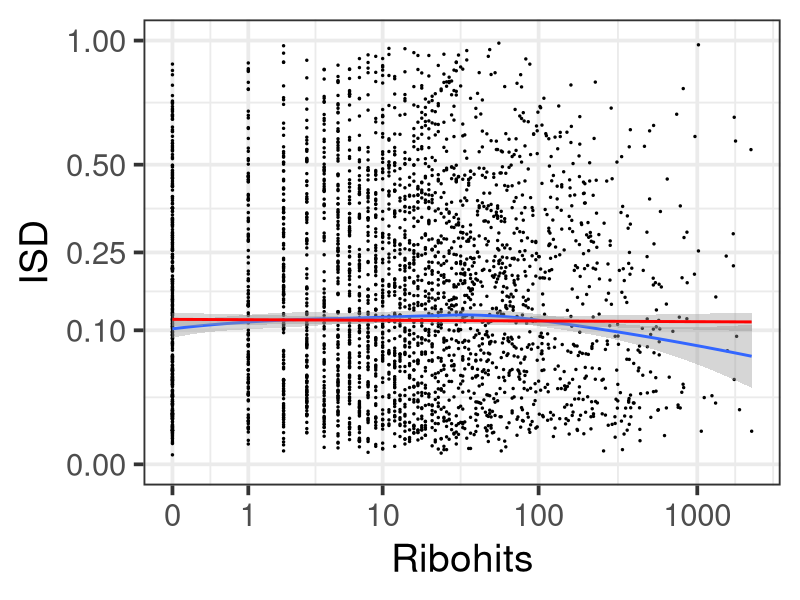
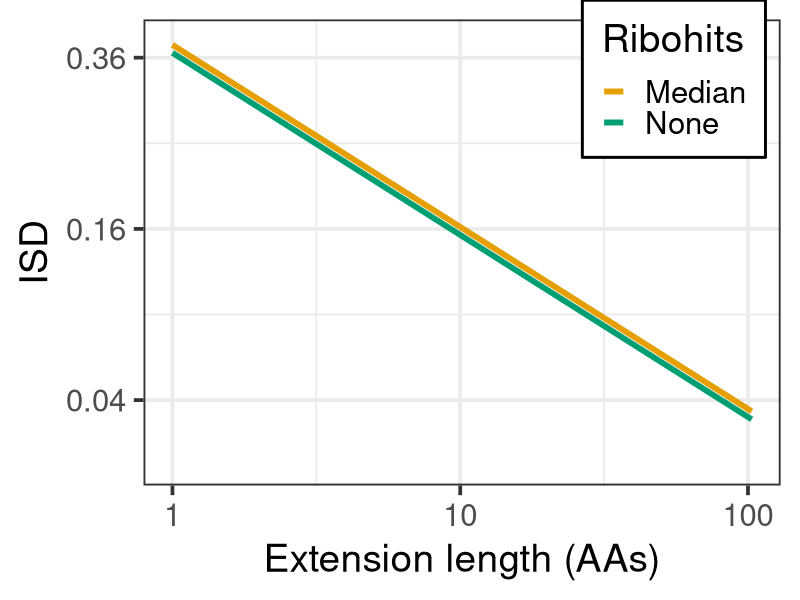
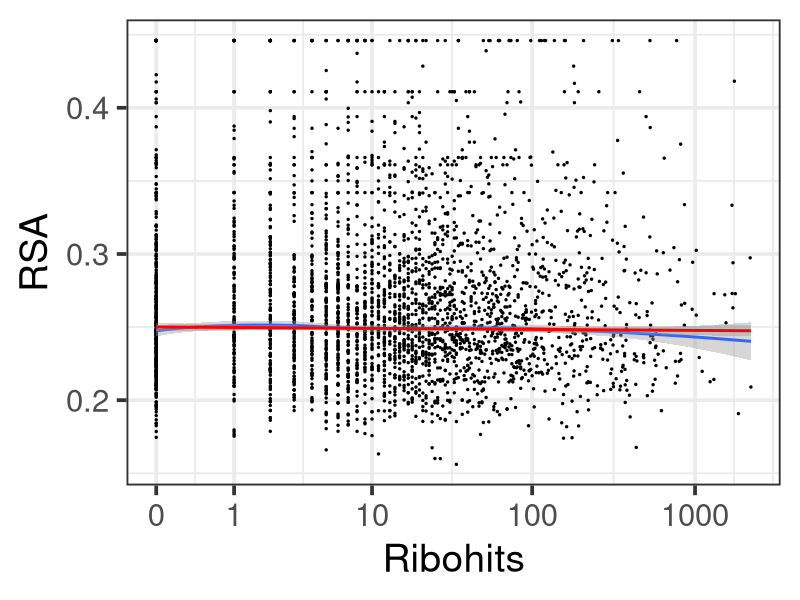
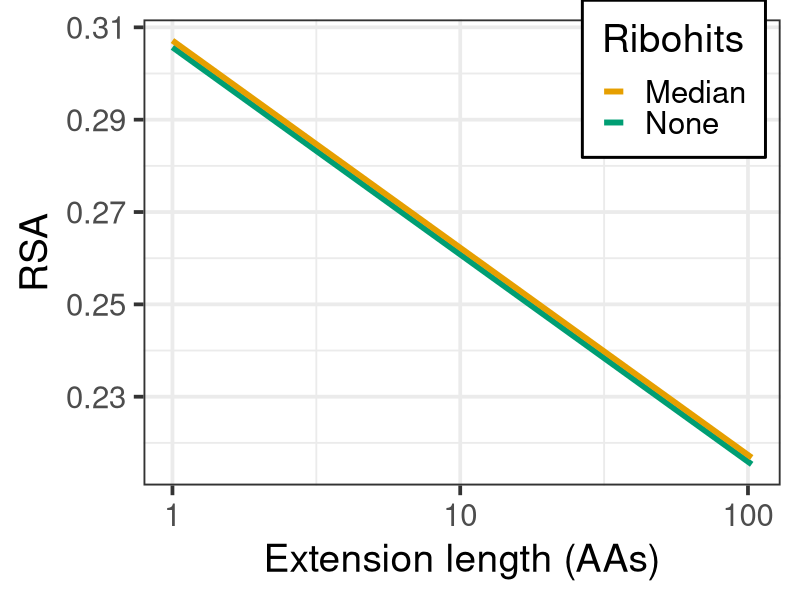
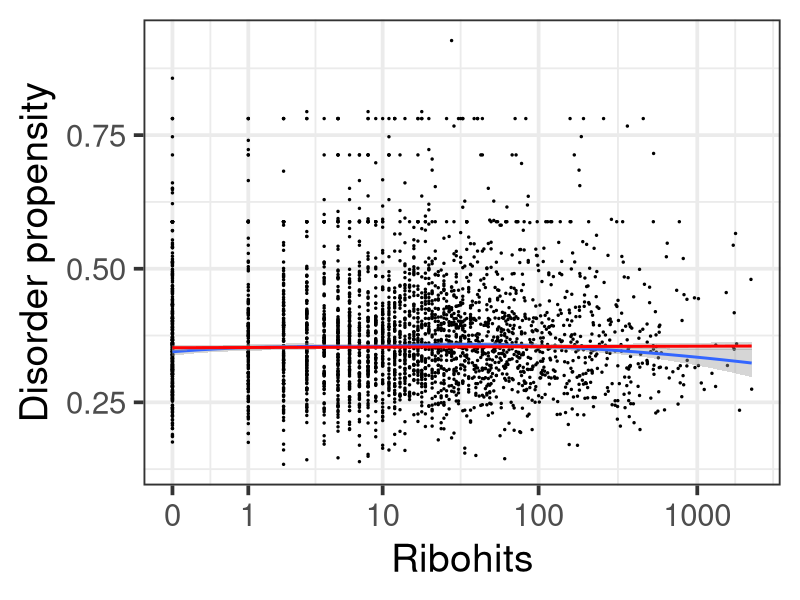
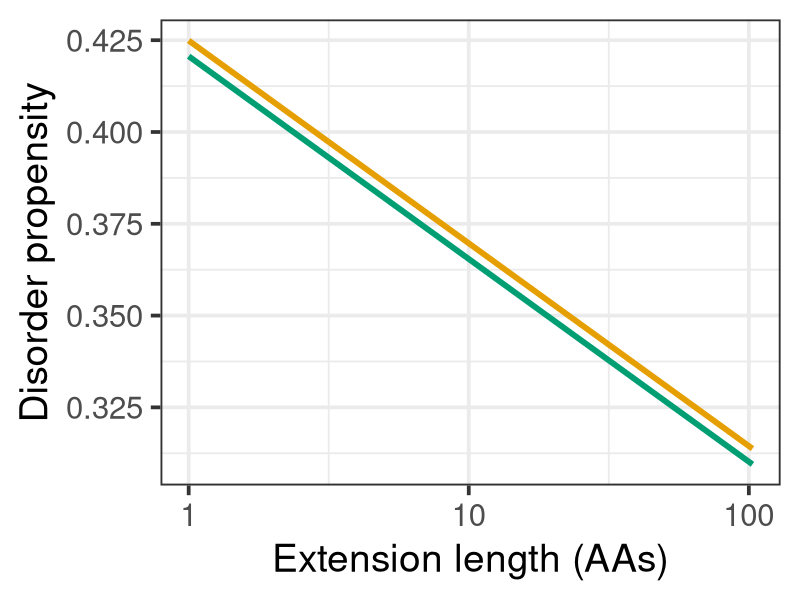
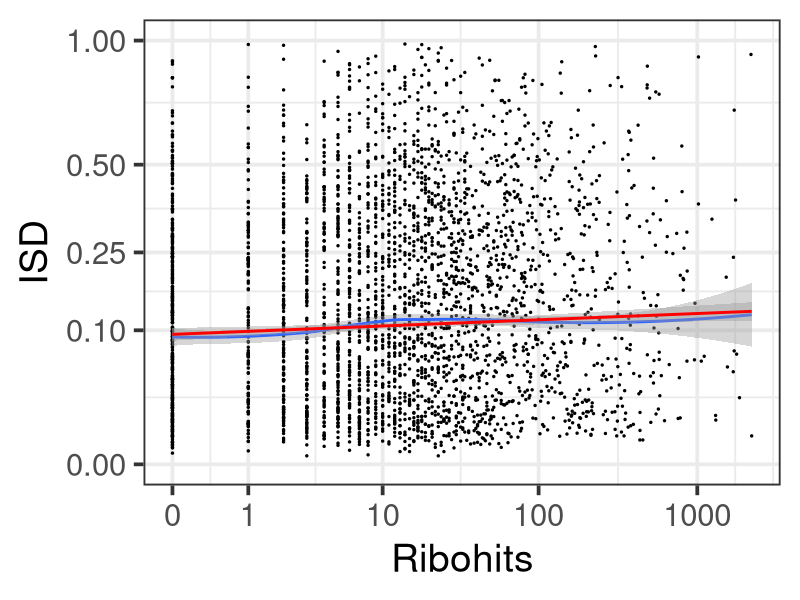
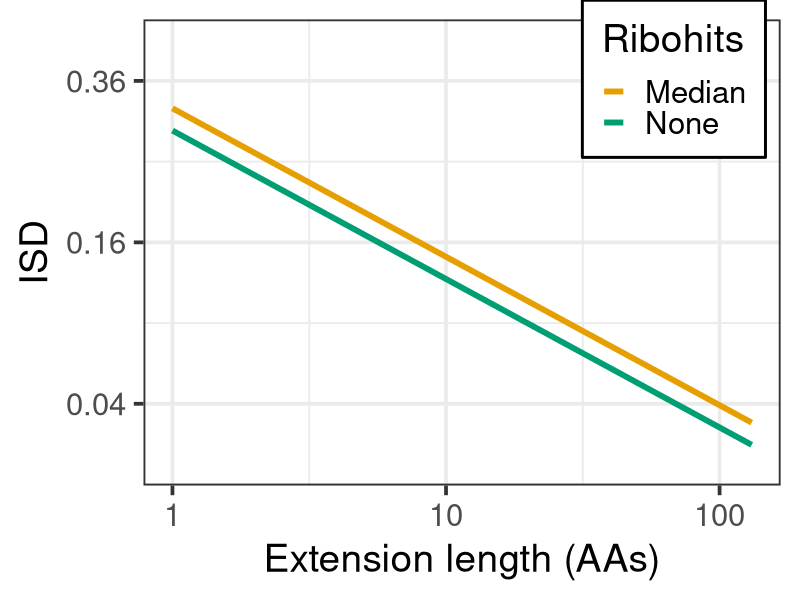

Reproduce these figures in R, in order.
# Supplement frameshifts.

# Load packages.
library(tidyverse)

# Reading data.
ribohits.data <- read_tsv(file = "Data/ribohits_data_11-13-19.tab")
ribohits.data

# Today's date.
today.date <- "12-3-19"
working.dir <- "Scripts/Figures/"
med.ribo <- log10(median(ribohits.data[ribohits.data$Fragile == 0,]$Ribohits.summed + 0.5, na.rm = T))
no.ribo <- log10(0.5)
cbPalette <- c("#000000", "#E69F00", "#56B4E9", "#009E73", "#F0E442", "#0072B2", "#D55E00", "#CC79A7")

# Excluding genes lacking at least one backup stop codon.
ribo.nofragile <- ribohits.data[ribohits.data$Fragile == 0,]

# Plus 1 extensions first.
p1.orig.lm <- lm(
  data = ribo.nofragile,
  formula = sqrt(ISD.p1.iupred2) ~ log10(Ribohits.summed + 0.5) + log10(Length.p1),
  weights = Length.p1
)
summary(p1.orig.lm)
p1.orig.lrt <- drop1(p1.orig.lm, test = "Chisq")
p1.orig.lrt$`Pr(>Chi)`

p1.rsa.lm <- lm(
  data = ribo.nofragile,
  formula = RSA.p1 ~ log10(Ribohits.summed + 0.5) + log10(Length.p1),
  weights = Length.p1
)
summary(p1.rsa.lm)
p1.rsa.lrt <- drop1(p1.rsa.lm, test = "Chisq")
p1.rsa.lrt$`Pr(>Chi)`

p1.disprop.lm <- lm(
  data = ribo.nofragile,
  formula = Disprop.p1 ~ log10(Ribohits.summed + 0.5) + log10(Length.p1),
  weights = Length.p1
)
summary(p1.disprop.lm)
p1.disprop.lrt <- drop1(p1.disprop.lm, test = "Chisq")
p1.disprop.lrt$`Pr(>Chi)`

# Plotting.
p1.ribo.isd.plot.filename <- paste(working.dir, "ISD_ribo_p1_", today.date, ".png", sep = "")
png(filename = p1.ribo.isd.plot.filename, height = 500, width = 500)
ggplot(
  data = ribo.nofragile,
  aes(
    x = log10(Ribohits.summed + 0.5),
    y = sqrt(ISD.p1.iupred2),
    weight = Length.p1
  )
) +
  geom_point(size = 0.5) +
  geom_smooth(method = "loess") +
  geom_smooth(method = "lm", color = "red") +
  xlab("Ribohits") +
  ylab("ISD") +
  scale_y_continuous(limits = c(0, 1),
                     breaks = sqrt(c(0, 0.1, 0.25, 0.5, 1)),
                     labels = c("0.00", "0.10", "0.25", "0.50", "1.00")) +
  scale_x_continuous(breaks = log10(c(0.5, 1.5, 10.5, 100.5, 1000.5)),
                     labels = c(0, 1, 10, 100, 1000)) +
  theme_bw(base_size = 28)
dev.off()

p1.length.isd.plot.filename <- paste(working.dir, "ISD_length_p1_", today.date, ".png", sep = "")
png(filename = p1.length.isd.plot.filename, height = 500, width = 500)
ggplot(
  data = ribo.nofragile,
  aes(
    x = log10(Length.p1),
    y = sqrt(ISD.p1.iupred2),
    color = Ribohits
  )
) +
  stat_function(fun = function(x)p1.orig.lm$coefficients[1]+p1.orig.lm$coefficients[3]*x+no.ribo*p1.orig.lm$coefficients[2],
                geom = "line", aes(color = "No"), size = 2) +
  stat_function(fun = function(x)p1.orig.lm$coefficients[1]+p1.orig.lm$coefficients[3]*x+med.ribo*p1.orig.lm$coefficients[2],
                geom = "line", aes(color = "Yes"), size = 2) +
  xlab("Extension length (AAs)") +
  ylab("ISD") +
  scale_x_continuous(breaks = log10(c(1, 10, 100)),
                     labels = c(1, 10, 100)) +
  scale_y_continuous(breaks = sqrt(c(0.04, 0.16, 0.36)),
                     labels = c(0.04, 0.16, 0.36),
                     limits = c(0.125, 0.62)) +
  theme_bw(base_size = 28) +
  scale_color_manual(limits = c("Yes", "No"), labels = c("Median", "None"), values = cbPalette[c(2,4)]) +
  theme(legend.position = c(0.8325, 0.8725),
        legend.background = element_rect(fill = "white", size = 1, linetype = "solid", color = "black"))
dev.off()

p1.ribo.rsa.plot.filename <- paste(working.dir, "RSA_ribo_p1_", today.date, ".png", sep = "")
png(filename = p1.ribo.rsa.plot.filename, height = 500, width = 500)
ggplot(
  data = ribo.nofragile,
  aes(
    x = log10(Ribohits.summed + 0.5),
    y = RSA.p1,
    weight = Length.p1
  )
) +
  geom_point(size = 0.5) +
  geom_smooth(method = "loess") +
  geom_smooth(method = "lm", color = "red") +
  xlab("Ribohits") +
  ylab("RSA") +
  scale_x_continuous(breaks = log10(c(0.5, 1.5, 10.5, 100.5, 1000.5)),
                     labels = c(0, 1, 10, 100, 1000)) +
  theme_bw(base_size = 28)
dev.off()

p1.length.rsa.plot.filename <- paste(working.dir, "RSA_length_p1_", today.date, ".png", sep = "")
png(filename = p1.length.rsa.plot.filename, height = 500, width = 500)
ggplot(
  data = ribo.nofragile,
  aes(
    x = log10(Length.p1),
    y = RSA.p1,
    color = Ribohits
  )
) +
  stat_function(fun = function(x)p1.rsa.lm$coefficients[1]+p1.rsa.lm$coefficients[3]*x+no.ribo*p1.rsa.lm$coefficients[2],
                geom = "line", aes(color = "No"), size = 2) +
  stat_function(fun = function(x)p1.rsa.lm$coefficients[1]+p1.rsa.lm$coefficients[3]*x+med.ribo*p1.rsa.lm$coefficients[2],
                geom = "line", aes(color = "Yes"), size = 2) +
  xlab("Extension length (AAs)") +
  ylab("RSA") +
  scale_x_continuous(breaks = log10(c(1, 10, 100)),
                     labels = c(1, 10, 100)) +
  theme_bw(base_size = 28) +
  scale_color_manual(limits = c("Yes", "No"), labels = c("Median", "None"), values = cbPalette[c(2,4)]) +
  theme(legend.position = c(0.8325, 0.8725),
        legend.background = element_rect(fill = "white", size = 1, linetype = "solid", color = "black"))
dev.off()

p1.ribo.disprop.plot.filename <- paste(working.dir, "Disprop_ribo_p1_", today.date, ".png", sep = "")
png(filename = p1.ribo.disprop.plot.filename, height = 500, width = 500)
ggplot(
  data = ribo.nofragile,
  aes(
    x = log10(Ribohits.summed + 0.5),
    y = Disprop.p1,
    weight = Length.p1
  )
) +
  geom_point(size = 0.5) +
  geom_smooth(method = "loess") +
  geom_smooth(method = "lm", color = "red") +
  xlab("Ribohits") +
  ylab("Disorder propensity") +
  scale_x_continuous(breaks = log10(c(0.5, 1.5, 10.5, 100.5, 1000.5)),
                     labels = c(0, 1, 10, 100, 1000)) +
  theme_bw(base_size = 28)
dev.off()

p1.length.disprop.plot.filename <- paste(working.dir, "Disprop_length_p1_", today.date, ".png", sep = "")
png(filename = p1.length.disprop.plot.filename, height = 500, width = 500)
ggplot(
  data = ribo.nofragile,
  aes(
    x = log10(Length.p1),
    y = Disprop.p1,
    color = Ribohits
  )
) +
  stat_function(fun = function(x)p1.disprop.lm$coefficients[1]+p1.disprop.lm$coefficients[3]*x+no.ribo*p1.disprop.lm$coefficients[2],
                geom = "line", aes(color = "No"), size = 2) +
  stat_function(fun = function(x)p1.disprop.lm$coefficients[1]+p1.disprop.lm$coefficients[3]*x+med.ribo*p1.disprop.lm$coefficients[2],
                geom = "line", aes(color = "Yes"), size = 2) +
  xlab("Extension length (AAs)") +
  ylab("Disorder propensity") +
  scale_x_continuous(breaks = log10(c(1, 10, 100)),
                     labels = c(1, 10, 100)) +
  theme_bw(base_size = 28) +
  scale_color_manual(limits = c("Yes", "No"), labels = c("Median", "None"), values = cbPalette[c(2,4)]) +
  theme(legend.position = "none")
dev.off()

# And now plus 2 extensions.
p2.orig.lm <- lm(
  data = ribo.nofragile,
  formula = sqrt(ISD.p2.iupred2) ~ log10(Ribohits.summed + 0.5) + log10(Length.p2),
  weights = Length.p2
)
summary(p2.orig.lm)
p2.orig.lrt <- drop1(p2.orig.lm, test = "Chisq")
p2.orig.lrt$`Pr(>Chi)`

p2.grafted.lm <- lm(
  data = ribo.nofragile,
  formula = sqrt(ISD.p2.grafted) ~ log10(Ribohits.summed + 0.5) + log10(Length.p2),
  weights = Length.p2
)
summary(p2.grafted.lm)
p2.grafted.lrt <- drop1(p2.grafted.lm, test = "Chisq")
p2.grafted.lrt$`Pr(>Chi)`

p2.rsa.lm <- lm(
  data = ribo.nofragile,
  formula = RSA.p2 ~ log10(Ribohits.summed + 0.5) + log10(Length.p2),
  weights = Length.p2
)
summary(p2.rsa.lm)
p2.rsa.lrt <- drop1(p2.rsa.lm, test = "Chisq")
p2.rsa.lrt$`Pr(>Chi)`

p2.disprop.lm <- lm(
  data = ribo.nofragile,
  formula = Disprop.p2 ~ log10(Ribohits.summed + 0.5) + log10(Length.p2),
  weights = Length.p2
)
summary(p2.disprop.lm)
p2.disprop.lrt <- drop1(p2.disprop.lm, test = "Chisq")
p2.disprop.lrt$`Pr(>Chi)`

# Plotting.
p2.ribo.isd.plot.filename <- paste(working.dir, "ISD_ribo_p2_", today.date, ".png", sep = "")
png(filename = p2.ribo.isd.plot.filename, height = 500, width = 500)
ggplot(
  data = ribo.nofragile,
  aes(
    x = log10(Ribohits.summed + 0.5),
    y = sqrt(ISD.p2.iupred2),
    weight = Length.p2
  )
) +
  geom_point(size = 0.5) +
  geom_smooth(method = "loess") +
  geom_smooth(method = "lm", color = "red") +
  xlab("Ribohits") +
  ylab("ISD") +
  scale_y_continuous(limits = c(0, 1),
                     breaks = sqrt(c(0, 0.1, 0.25, 0.5, 1)),
                     labels = c("0.00", "0.10", "0.25", "0.50", "1.00")) +
  scale_x_continuous(breaks = log10(c(0.5, 1.5, 10.5, 100.5, 1000.5)),
                     labels = c(0, 1, 10, 100, 1000)) +
  theme_bw(base_size = 28)
dev.off()

p2.length.isd.plot.filename <- paste(working.dir, "ISD_length_p2_", today.date, ".png", sep = "")
png(filename = p2.length.isd.plot.filename, height = 500, width = 500)
ggplot(
  data = ribo.nofragile,
  aes(
    x = log10(Length.p2),
    y = sqrt(ISD.p2.iupred2),
    color = Ribohits
  )
) +
  stat_function(fun = function(x)p2.orig.lm$coefficients[1]+p2.orig.lm$coefficients[3]*x+no.ribo*p2.orig.lm$coefficients[2],
                geom = "line", aes(color = "No"), size = 2) +
  stat_function(fun = function(x)p2.orig.lm$coefficients[1]+p2.orig.lm$coefficients[3]*x+med.ribo*p2.orig.lm$coefficients[2],
                geom = "line", aes(color = "Yes"), size = 2) +
  xlab("Extension length (AAs)") +
  ylab("ISD") +
  scale_x_continuous(breaks = log10(c(1, 10, 100)),
                     labels = c(1, 10, 100)) +
  scale_y_continuous(breaks = sqrt(c(0.04, 0.16, 0.36)),
                     labels = c(0.04, 0.16, 0.36),
                     limits = c(0.125, 0.65)) +
  theme_bw(base_size = 28) +
  scale_color_manual(limits = c("Yes", "No"), labels = c("Median", "None"), values = cbPalette[c(2,4)]) +
  theme(legend.position = c(0.8325, 0.8725),
        legend.background = element_rect(fill = "white", size = 1, linetype = "solid", color = "black"))
dev.off()

p2.ribo.isd.graftedplot.filename <- paste(working.dir, "ISD_ribo_p2_g_", today.date, ".png", sep = "")
png(filename = p2.ribo.isd.graftedplot.filename, height = 500, width = 500)
ggplot(
  data = ribo.nofragile,
  aes(
    x = log10(Ribohits.summed + 0.5),
    y = sqrt(ISD.p2.grafted),
    weight = Length.p2
  )
) +
  geom_point(size = 0.5) +
  geom_smooth(method = "loess") +
  geom_smooth(method = "lm", color = "red") +
  xlab("Ribohits") +
  ylab("ISD") +
  scale_y_continuous(limits = c(0, 1),
                     breaks = sqrt(c(0, 0.1, 0.25, 0.5, 1)),
                     labels = c("0.00", "0.10", "0.25", "0.50", "1.00")) +
  scale_x_continuous(breaks = log10(c(0.5, 1.5, 10.5, 100.5, 1000.5)),
                     labels = c(0, 1, 10, 100, 1000)) +
  theme_bw(base_size = 28)
dev.off()

p2.length.isd.graftedplot.filename <- paste(working.dir, "ISD_length_p2_g_", today.date, ".png", sep = "")
png(filename = p2.length.isd.graftedplot.filename, height = 500, width = 500)
ggplot(
  data = ribo.nofragile,
  aes(
    x = log10(Length.p2),
    y = sqrt(ISD.p2.grafted),
    color = Ribohits
  )
) +
  stat_function(fun = function(x)p2.grafted.lm$coefficients[1]+p2.grafted.lm$coefficients[3]*x+no.ribo*p2.grafted.lm$coefficients[2],
                geom = "line", aes(color = "No"), size = 2) +
  stat_function(fun = function(x)p2.grafted.lm$coefficients[1]+p2.grafted.lm$coefficients[3]*x+med.ribo*p2.grafted.lm$coefficients[2],
                geom = "line", aes(color = "Yes"), size = 2) +
  xlab("Extension length (AAs)") +
  ylab("ISD") +
  scale_x_continuous(breaks = log10(c(1, 10, 100)),
                     labels = c(1, 10, 100)) +
  scale_y_continuous(breaks = sqrt(c(0.04, 0.16, 0.36)),
                     labels = c(0.04, 0.16, 0.36),
                     limits = c(0.125, 0.65)) +
  theme_bw(base_size = 28) +
  scale_color_manual(limits = c("Yes", "No"), labels = c("Median", "None"), values = cbPalette[c(2,4)]) +
  theme(legend.position = "none")
dev.off()

p2.ribo.rsa.plot.filename <- paste(working.dir, "RSA_ribo_p2_", today.date, ".png", sep = "")
png(filename = p2.ribo.rsa.plot.filename, height = 500, width = 500)
ggplot(
  data = ribo.nofragile,
  aes(
    x = log10(Ribohits.summed + 0.5),
    y = RSA.p2,
    weight = Length.p2
  )
) +
  geom_point(size = 0.5) +
  geom_smooth(method = "loess") +
  geom_smooth(method = "lm", color = "red") +
  xlab("Ribohits") +
  ylab("RSA") +
  scale_x_continuous(breaks = log10(c(0.5, 1.5, 10.5, 100.5, 1000.5)),
                     labels = c(0, 1, 10, 100, 1000)) +
  theme_bw(base_size = 28)
dev.off()

p2.length.rsa.plot.filename <- paste(working.dir, "RSA_length_p2_", today.date, ".png", sep = "")
png(filename = p2.length.rsa.plot.filename, height = 500, width = 500)
ggplot(
  data = ribo.nofragile,
  aes(
    x = log10(Length.p2),
    y = RSA.p2,
    color = Ribohits
  )
) +
  stat_function(fun = function(x)p2.rsa.lm$coefficients[1]+p2.rsa.lm$coefficients[3]*x+no.ribo*p2.rsa.lm$coefficients[2],
                geom = "line", aes(color = "No"), size = 2) +
  stat_function(fun = function(x)p2.rsa.lm$coefficients[1]+p2.rsa.lm$coefficients[3]*x+med.ribo*p2.rsa.lm$coefficients[2],
                geom = "line", aes(color = "Yes"), size = 2) +
  xlab("Extension length (AAs)") +
  ylab("RSA") +
  scale_x_continuous(breaks = log10(c(1, 10, 100)),
                     labels = c(1, 10, 100)) +
  theme_bw(base_size = 28) +
  scale_color_manual(limits = c("Yes", "No"), labels = c("Median", "None"), values = cbPalette[c(2,4)]) +
  theme(legend.position = c(0.8325, 0.8725),
        legend.background = element_rect(fill = "white", size = 1, linetype = "solid", color = "black"))
dev.off()

p2.ribo.disprop.plot.filename <- paste(working.dir, "Disprop_ribo_p2_", today.date, ".png", sep = "")
png(filename = p2.ribo.disprop.plot.filename, height = 500, width = 500)
ggplot(
  data = ribo.nofragile,
  aes(
    x = log10(Ribohits.summed + 0.5),
    y = Disprop.p2,
    weight = Length.p2
  )
) +
  geom_point(size = 0.5) +
  geom_smooth(method = "loess") +
  geom_smooth(method = "lm", color = "red") +
  xlab("Ribohits") +
  ylab("Disorder propensity") +
  scale_x_continuous(breaks = log10(c(0.5, 1.5, 10.5, 100.5, 1000.5)),
                     labels = c(0, 1, 10, 100, 1000)) +
  theme_bw(base_size = 28)
dev.off()

p2.length.disprop.plot.filename <- paste(working.dir, "Disprop_length_p2_", today.date, ".png", sep = "")
png(filename = p2.length.disprop.plot.filename, height = 500, width = 500)
ggplot(
  data = ribo.nofragile,
  aes(
    x = log10(Length.p2),
    y = Disprop.p2,
    color = Ribohits
  )
) +
  stat_function(fun = function(x)p2.disprop.lm$coefficients[1]+p2.disprop.lm$coefficients[3]*x+no.ribo*p2.disprop.lm$coefficients[2],
                geom = "line", aes(color = "No"), size = 2) +
  stat_function(fun = function(x)p2.disprop.lm$coefficients[1]+p2.disprop.lm$coefficients[3]*x+med.ribo*p2.disprop.lm$coefficients[2],
                geom = "line", aes(color = "Yes"), size = 2) +
  xlab("Extension length (AAs)") +
  ylab("Disorder propensity") +
  scale_x_continuous(breaks = log10(c(1, 10, 100)),
                     labels = c(1, 10, 100)) +
  theme_bw(base_size = 28) +
  scale_color_manual(limits = c("Yes", "No"), labels = c("Median", "None"), values = cbPalette[c(2,4)]) +
  theme(legend.position = "none")
dev.off()
